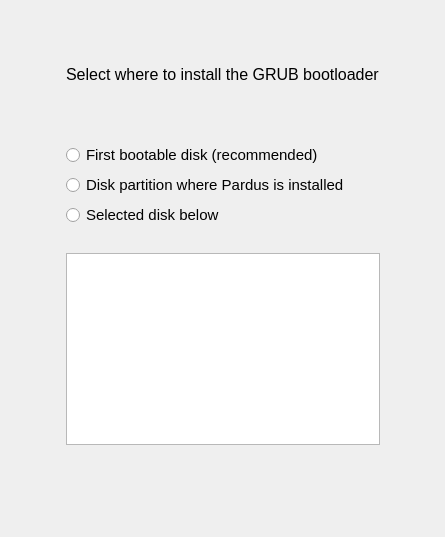
<?xml version="1.0" encoding="UTF-8"?>
<ui version="4.0">
 <class>RescueGrubWidget</class>
 <widget class="QWidget" name="RescueGrubWidget">
  <property name="geometry">
   <rect>
    <x>0</x>
    <y>0</y>
    <width>445</width>
    <height>537</height>
   </rect>
  </property>
  <property name="windowTitle">
   <string/>
  </property>
  <property name="styleSheet">
   <string notr="true"/>
  </property>
  <layout class="QGridLayout" name="gridLayout">
   <item row="0" column="1" colspan="2">
    <spacer>
     <property name="orientation">
      <enum>Qt::Vertical</enum>
     </property>
     <property name="sizeType">
      <enum>QSizePolicy::Expanding</enum>
     </property>
     <property name="sizeHint" stdset="0">
      <size>
       <width>20</width>
       <height>16</height>
      </size>
     </property>
    </spacer>
   </item>
   <item row="1" column="1" colspan="2">
    <widget class="QLabel" name="label">
     <property name="font">
      <font>
       <pointsize>12</pointsize>
      </font>
     </property>
     <property name="text">
      <string>Select where to install the GRUB bootloader</string>
     </property>
    </widget>
   </item>
   <item row="2" column="1" colspan="2">
    <spacer name="verticalSpacer_2">
     <property name="orientation">
      <enum>Qt::Vertical</enum>
     </property>
     <property name="sizeHint" stdset="0">
      <size>
       <width>20</width>
       <height>20</height>
      </size>
     </property>
    </spacer>
   </item>
   <item row="3" column="1" colspan="2">
    <layout class="QVBoxLayout" name="verticalLayout">
     <item>
      <widget class="QRadioButton" name="installFirstMBR">
       <property name="font">
        <font>
         <pointsize>11</pointsize>
        </font>
       </property>
       <property name="text">
        <string>First bootable disk (recommended)</string>
       </property>
      </widget>
     </item>
     <item>
      <widget class="QRadioButton" name="installSelectedPart">
       <property name="font">
        <font>
         <pointsize>11</pointsize>
        </font>
       </property>
       <property name="text">
        <string>Disk partition where Pardus is installed</string>
       </property>
      </widget>
     </item>
     <item>
      <widget class="QRadioButton" name="installSelectedDisk">
       <property name="font">
        <font>
         <pointsize>11</pointsize>
        </font>
       </property>
       <property name="text">
        <string>Selected disk below</string>
       </property>
      </widget>
     </item>
    </layout>
   </item>
   <item row="4" column="1" colspan="2">
    <spacer name="verticalSpacer">
     <property name="orientation">
      <enum>Qt::Vertical</enum>
     </property>
     <property name="sizeType">
      <enum>QSizePolicy::Fixed</enum>
     </property>
     <property name="sizeHint" stdset="0">
      <size>
       <width>20</width>
       <height>20</height>
      </size>
     </property>
    </spacer>
   </item>
   <item row="5" column="0">
    <spacer>
     <property name="orientation">
      <enum>Qt::Horizontal</enum>
     </property>
     <property name="sizeType">
      <enum>QSizePolicy::Expanding</enum>
     </property>
     <property name="sizeHint" stdset="0">
      <size>
       <width>40</width>
       <height>20</height>
      </size>
     </property>
    </spacer>
   </item>
   <item row="5" column="1" colspan="2">
    <layout class="QVBoxLayout">
     <item>
      <widget class="QListWidget" name="deviceList">
       <property name="styleSheet">
        <string notr="true"/>
       </property>
       <property name="iconSize">
        <size>
         <width>22</width>
         <height>22</height>
        </size>
       </property>
      </widget>
     </item>
    </layout>
   </item>
   <item row="5" column="3">
    <spacer>
     <property name="orientation">
      <enum>Qt::Horizontal</enum>
     </property>
     <property name="sizeType">
      <enum>QSizePolicy::Expanding</enum>
     </property>
     <property name="sizeHint" stdset="0">
      <size>
       <width>40</width>
       <height>20</height>
      </size>
     </property>
    </spacer>
   </item>
   <item row="6" column="1" colspan="2">
    <spacer>
     <property name="orientation">
      <enum>Qt::Vertical</enum>
     </property>
     <property name="sizeType">
      <enum>QSizePolicy::Expanding</enum>
     </property>
     <property name="sizeHint" stdset="0">
      <size>
       <width>308</width>
       <height>81</height>
      </size>
     </property>
    </spacer>
   </item>
  </layout>
 </widget>
 <layoutdefault spacing="6" margin="11"/>
 <pixmapfunction>qPixmapFromMimeSource</pixmapfunction>
 <tabstops>
  <tabstop>installFirstMBR</tabstop>
  <tabstop>installSelectedPart</tabstop>
  <tabstop>installSelectedDisk</tabstop>
 </tabstops>
 <resources>
  <include location="../../data.qrc"/>
 </resources>
 <connections/>
</ui>
